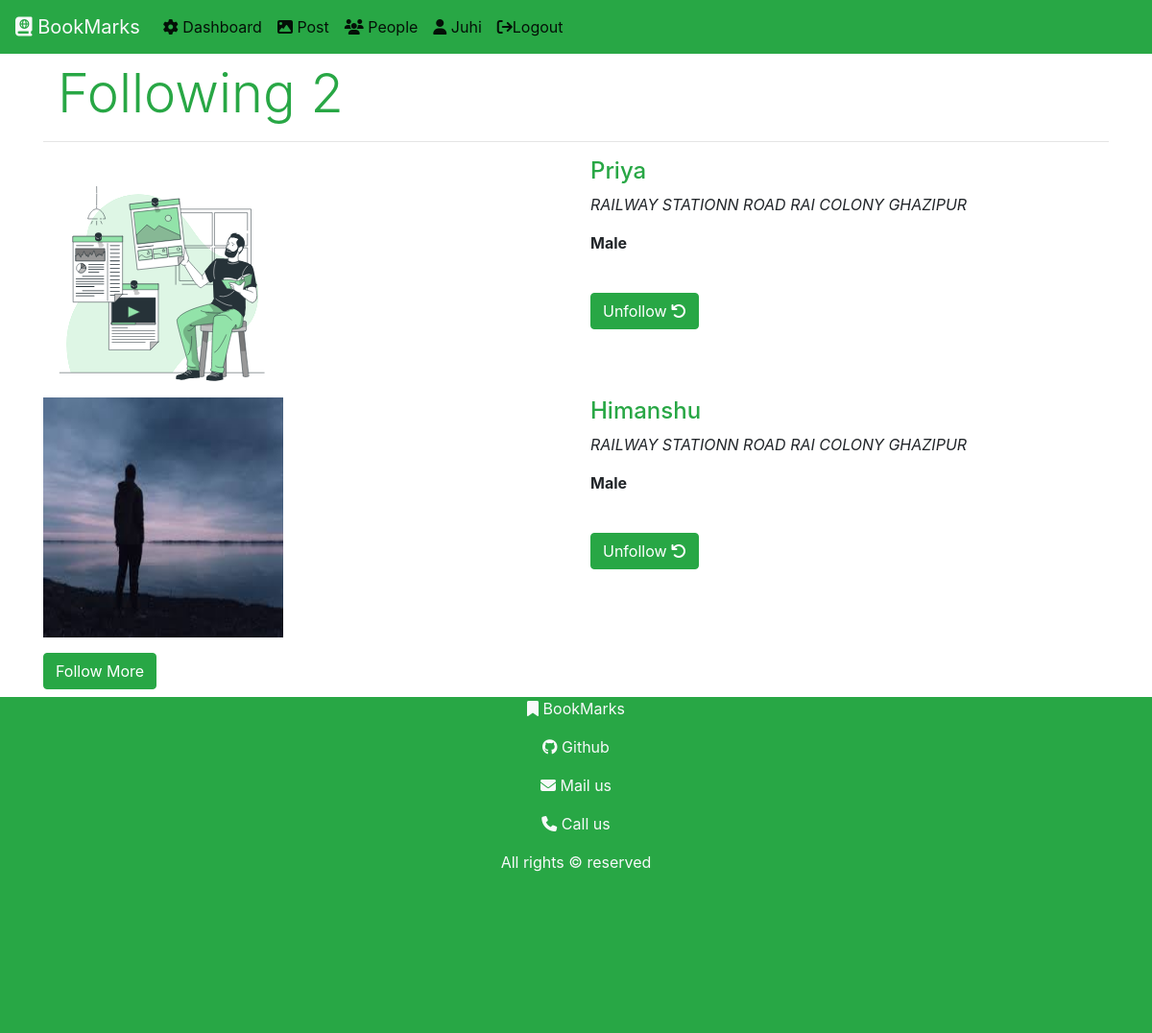
Screenshot of /user/followlist/ (signed in) with the database file from the repository.
### users/models.py (models this page shows)
class users(models.Model):
    GENDER_CHOICES	=	(('male',	'Male'),('female',	'Female'),('transgender',	'Transgender'),)
    name = models.CharField(max_length=250)
    email = models.EmailField(max_length=100,unique=True)
    password = models.CharField(max_length=250)
    address = models.TextField()
    account = models.DateTimeField(default=datetime.datetime.now(), blank=True,null=True)
    gender = models.CharField(max_length=20,choices=GENDER_CHOICES,default='male')
    userimg = models.ImageField(upload_to='userimg/' ,null=True)

class activity(models.Model):
    whofollow = models.ForeignKey(users,on_delete=models.CASCADE,related_name='follow')
    whomtofollow = models.ForeignKey(users,on_delete=models.CASCADE,related_name='follower')
    dateoffollow = models.DateTimeField(auto_now_add=True,blank=True)

### users/views.py (the view)
# urls.py: path('followlist/',views.followlist.as_view(),name='followlist'),
class followlist(View):
    @method_decorator(checkingUserAuthentication)
    def get(self,request):
        if request.isauth:
            follow = activity.objects.filter(whofollow= users.objects.get(email=request.email))
            return render(request, 'users/follow.html',{
                'username': request.name
                ,'follow': follow,
                'len' : len(follow)
            })
        else:
            return HttpResponseRedirect('/user/login')

### users/templates/users/follow.html (shortened to what this page needs)
{% extends 'core/base.html' %}
{% load static %}
{% block content %}
{% include 'core/nav.html' %}
{% if follow %}
<div class="container mt-2">
    <h1 class="display-4 container mt-2">
        <span class="text-success">Following {{len}}</span>
    </h1>
<hr class="text-success">
    <div class="row">
{% for i in follow %}
        <div class="col-sm-6">
            {% if i.whomtofollow.userimg == 'False' %}
<img src="{% static 'users/img/bk.svg' %}" alt="" style="width: 250px; height: 250px; ">
{% else %}
<img src="{{ i.whomtofollow.userimg.url }}" alt="" class="img-fluid text-center" style="width: 250px; height: 250px; ">
{% endif %}
        </div>
        <div class="col-sm-6">
            <h4 class="display-5 text-success">
                <a href="{% url 'showprofile' id=i.whomtofollow.id %}" class='text-success'>{{i.whomtofollow.name | capfirst}}</a>
            </h4>
            <p>
                <em>{{i.whomtofollow.address | capfirst}}</em>
            </p>
            <p>
                <b>{{i.whomtofollow.gender | capfirst}}</b>
            </p>
            <br>
            <a href="{% url 'unfollow' id=i.whomtofollow.id %}" class="btn-success btn">Unfollow <i class="fa fa-undo" aria-hidden="true"></i> </a>
</div>
{% endfor %}
</div>
</div>
{% endif %}
<div class="container mt-2">
    <a href="{% url 'people' %}" class="btn btn-success mt-2">Follow More</a>
</div>
{% include 'core/footer.html' %}
{% endblock content %}

### core/templates/core/nav.html (shortened to what this page needs)
<nav class="navbar navbar-expand-lg navbar-light bg-success" >
    <a class="navbar-brand" href="/"><i class="fa-solid fa-book-atlas text-light"></i> <span class="text-light">BookMarks</span> </a>
    <div class="collapse navbar-collapse" id="navbarNavAltMarkup">
      <div class="navbar-nav">
        <a class="nav-item nav-link active" href="{% url 'profile' %}"> <i class="fas fa-cog"></i> Dashboard</a>
        <a class="nav-item nav-link active" href="{% url 'post' %}"> <i class="fas fa-image"></i> Post</a>
        <a class="nav-item nav-link active" href="{% url 'people' %}"><i class="fas fa-users"></i> People</a>
        {% if username %}
        <a class="nav-item nav-link active " href="/"><i class="fas fa-user"></i> {{username | capfirst}}</a>
        <a class="nav-item nav-link active" href="{% url 'logout' %}"><i class="fa fa-sign-out"></i>Logout</a>
{% else %}
        <a class="nav-item nav-link active " href="/"><i class="fas fa-user"></i> User</a>
        <a class="nav-item nav-link active" href="{% url 'login' %}"><i class="fa fa-sign-in"></i>Login</a>
{% endif %}
      </div>
    </div>
  </nav>

### rows the page displays
users: name "Juhi"
activity: whomtofollow.name "Priya", whomtofollow.address "RAILWAY STATIONN ROAD RAI COLONY GHAZIPUR", whomtofollow.gender "Male"
activity: whomtofollow.userimg (picture), whomtofollow.name "Himanshu", whomtofollow.address "RAILWAY STATIONN ROAD RAI COLONY GHAZIPUR", whomtofollow.gender "Male"

### other values shown
{{ len }} "2"
